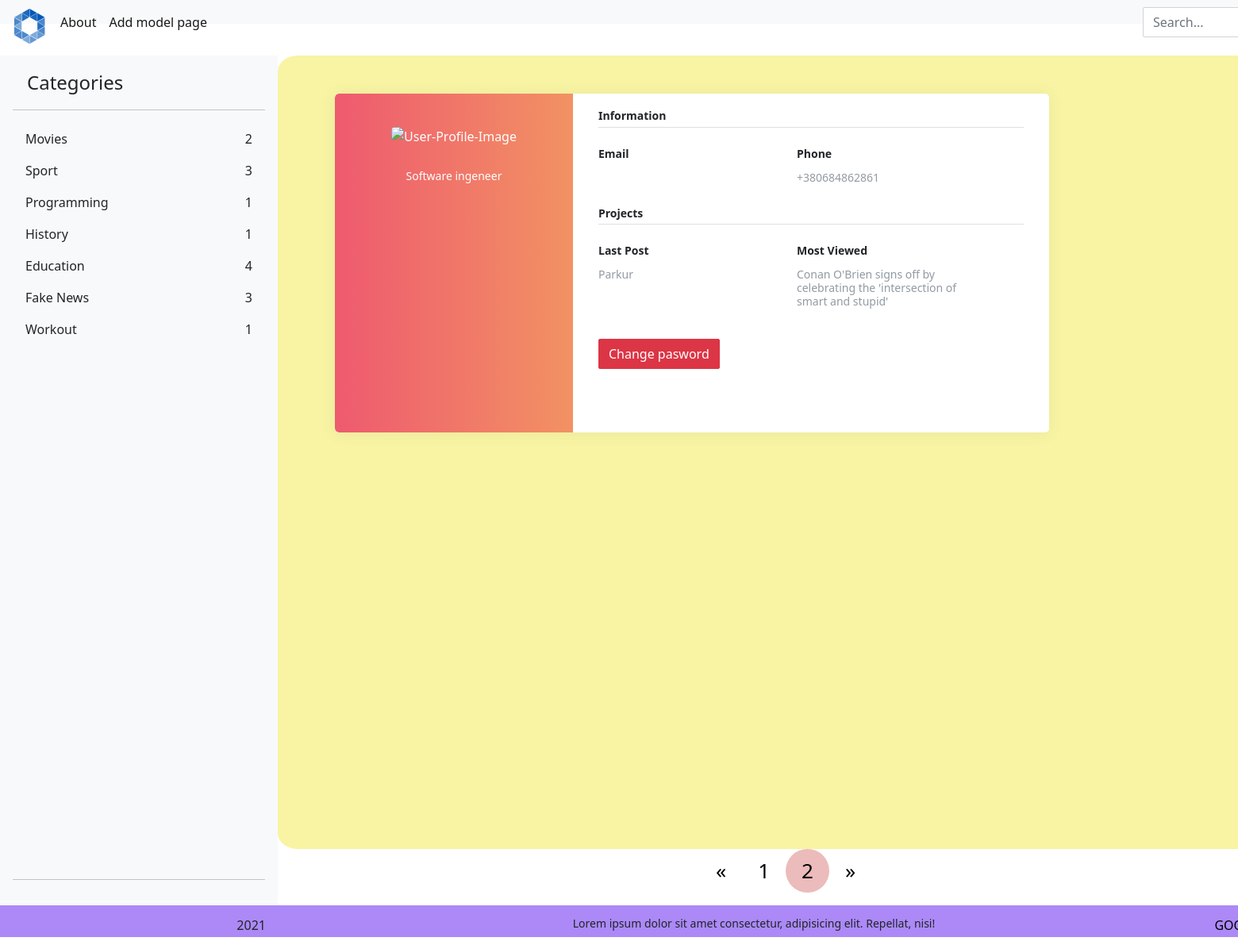
The page /accounts/profile/?page=2 on the database its author committed.
### icon/models.py (models this page shows, shortened)
class Category(models.Model):
    name = models.CharField(max_length=100, db_index=True)
    slug = models.SlugField(max_length=255,
                            unique=True,
                            db_index=True,
                            verbose_name="URL",
                            null=True,
                            )
    ico = models.ImageField(
        upload_to="icons/Data%y/%m/%d/", null=True, blank=True)
    def get_absolute_url(self):
        return reverse("category", kwargs={"category_name": self.slug})
    objects = models.Manager()
    sorted_objects = WomanFilterManager()
    count_cat = CountCategory()
    max_view = CountWiews()
    class Meta:
        verbose_name = "Category"
        verbose_name_plural = "Categories"
        ordering = ["name"]  # sorting categories at site

class Woman(models.Model):
    title = models.CharField(max_length=100, unique=True)
    slug = models.SlugField(max_length=255,
                            unique=True,
                            db_index=True,
                            verbose_name="URL",
                            null=True,
                            )
    content = models.TextField(blank=True)  # is not required to be filled
    creation_date = models.DateTimeField(auto_now_add=True)
    updation_date = models.DateTimeField(auto_now=True)
    photo = models.ImageField(upload_to="photos/Data%y/%m/%d/")
    is_published = models.BooleanField(default=True)  # default is True
    cat = models.ForeignKey("Category", on_delete=models.PROTECT,
                            verbose_name="Category",
                            )  # add field from another model
    notes = GenericRelation('Note')
    objects = models.Manager()
    sorted_objects = WomanFilterManager()
    show_lengths = WomanFlterShowLenContent()
    class Meta:
        verbose_name = "New"
        verbose_name_plural = "News"
        ordering = ["-creation_date"]  # sorting news at site
        get_latest_by = "creation_date"

### icon/views.py (the view)
# urls.py: path("accounts/profile/", ProfileView.as_view(), name="profile"),
class ProfileView(DataMixin, ListView):
    model = User
    template_name = "icon/profile.html"
    def get_context_data(self, *args, **kwargs):
        context = super().get_context_data(*args, **kwargs)
        c_def = self.get_user_context(
            title="Profile",
            post=Woman.objects.raw(
                "SELECT id, title FROM icon_woman")[0],
            last_post=Woman.objects.raw("""SELECT * from icon_woman
                ORDER by  creation_date DESC""")[0])
        return dict(list(context.items()) + list(c_def.items()))

### icon/templatetags/menu_tags.py (called while the page is built)
@register.inclusion_tag("icon/new/show_category_list.html")
def get_categories_list(sort = None):
	if not sort:
		cats = Category.objects.annotate(publ = F("woman__is_published"), cnt = Count("woman", filter = Q(publ__gt = 0))).filter(cnt__gt = 0)
	else:
		cats = Category.objects.order_by(sort)
	return {"cats":cats}

### icon/utils.py (called while the page is built)
    def get_user_context(self, **kwargs):
        context = kwargs
        cats = Category.objects.all()
        woman = Woman.objects.filter(is_published=True).select_related('cat')
        user_menu = menu.copy()
        context["menu"] = user_menu
        context["cats"] = cats
        context["poster"] = woman
        return context

### templates/icon/profile.html (shortened to what this page needs)
{% extends "icon/base.html" %}
{% load static %}
{% block link %}
	   	<link href="https://maxcdn.bootstrapcdn.com/font-awesome/4.3.0/css/font-awesome.min.css" rel="stylesheet">
{% endblock %}
{% block content %}
	<div class="page-content page-container" id="page-content">
    <div class="padding" >
        <div class="row container d-flex " >
            <div class="col-xl-6 col-md-12">
                <div class="card user-card-full" style="width: 900px;">
                    <div class="row m-l-0 m-r-0" >
                        <div class="col-sm-4 bg-c-lite-green user-profile">
                            <div class="card-block text-center text-white">
                                <div class="m-b-25"> <img src="https://img.icons8.com/bubbles/100/000000/user.png" class="img-radius" alt="User-Profile-Image"> </div>
                                <p>Software ingeneer</p>
                            </div>
                        </div>
                        <div class="col-sm-8">
                            <div class="card-block">
                                <h6 class="m-b-20 p-b-5 b-b-default f-w-600">Information</h6>
                                <div class="row" style="width: 500px;">
                                    <div class="col-sm-6">
                                        <p class="m-b-10 f-w-600">Email</p>
                                    </div>
                                    <div class="col-sm-6">
                                        <p class="m-b-10 f-w-600">Phone</p>
                                        <h6 class="text-muted f-w-400">+380684862861</h6>
                                    </div>
                                </div>
                                <h6 class="m-b-20 m-t-40 p-b-5 b-b-default f-w-600">Projects</h6>
                                <div class="row"  style="width: 500px;">
                                    <div class="col-sm-6">
                                        <p class="m-b-10 f-w-600">Last Post</p>
                                        <h6 class="text-muted f-w-400">{{last_post.title|truncatewords:20}}</h6>
                                    </div>
                                    <div class="col-sm-6">
                                        <p class="m-b-10 f-w-600">Most Viewed</p>
                                        <h6 class="text-muted f-w-400">{{post.title}}</h6>
                                    </div>
                                </div>
                                <div class="row"  style="width: 500px;">
                                    <div class="col-sm-6" style="margin-top: 30px;">
                                        <a href="{% url 'password_change' %}" class="btn btn-danger" type="button">Change pasword</a>
                                    </div>
                                </div>
                                <ul class="social-link list-unstyled m-t-40 m-b-10">
                                    <li></li>
                                    <li></li>
                                    <li></li>
                                </ul>
                            </div>
                        </div>
                    </div>
                </div>
            </div>
        </div>
    </div>
</div>
{% endblock %}

### templates/icon/new/show_category_list.html
{% for elem in cats %}
	  	<li class="nav-item">
	    	<a href="{{elem.get_absolute_url}}" class="nav-link link-dark new-link grid_link" aria-current="page">
	          	<span class="link__name">{{elem.name}}</span>
	          	<span class="link__count">{{elem.cnt}}</span>
	    	</a>
	  	</li>
{% endfor %}

### assets/menu/css/style.css (style rules this page uses)
body { height: 100%; }
.grid_link { display: grid; grid-template-columns: repeat(2, 1fr); }
.link__count { text-align: right; }
.page-content { height: 1000px; background: #F8F4A3; border-radius: 2%; }
.padding { padding: 3rem !important }
.user-card-full { overflow: hidden }
.card { border-radius: 5px; -webkit-box-shadow: 0 1px 20px 0 rgba(69, 90, 100, 0.08); box-shadow: 0 1px 20px 0 rgba(69, 90, 100, 0.08); border: none; margin-bottom: 30px }
.m-r-0 { margin-right: 0px }
.m-l-0 { margin-left: 0px }
.user-card-full .user-profile { border-radius: 5px 0 0 5px }
.bg-c-lite-green { background: -webkit-gradient(linear, left top, right top, from(#f29263), to(#ee5a6f)); background: linear-gradient(to right, #ee5a6f, #f29263) }
.user-profile { padding: 20px 0 }
.card-block { padding: 1.25rem; }
.m-b-25 { margin-bottom: 25px }
.img-radius { border-radius: 5px }
h6 { font-size: 14px }
.card .card-block p { line-height: 25px }
@media only screen and (min-width: 1400px) { p { font-size: 14px } }
.card-block { padding: 1.25rem }
.b-b-default { border-bottom: 1px solid #e0e0e0 }
.m-b-20 { margin-bottom: 20px }
.p-b-5 { padding-bottom: 5px !important }
.m-b-10 { margin-bottom: 10px }
.text-muted { color: #919aa3 !important }
.f-w-600 { font-weight: 600 }
.m-t-40 { margin-top: 20px }
.user-card-full .social-link li { display: inline-block }
.form-control, .btn { min-height: 38px; border-radius: 2px; }

### rows shown on the page
Category: name "Movies", cnt "2"
Category: name "Sport", cnt "3"
Category: name "Programming", cnt "1"
Category: name "History", cnt "1"
Category: name "Education", cnt "4"
Category: name "Fake News", cnt "3"
Category: name "Workout", cnt "1"
Woman: title "Parkur"
Woman: title "Conan O'Brien signs off by celebrating the 'intersection of smart and stupid'"

### other values the page prints
{{ elem.title }} "About" "Add model page"
{{ page_obj.paginator.num_pages }} "2"
